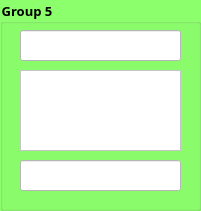
   <widget class="QGroupBox" name="groupBox_6">
    <property name="geometry">
     <rect>
      <x>1000</x>
      <y>20</y>
      <width>201</width>
      <height>211</height>
     </rect>
    </property>
    <property name="font">
     <font>
      <family>Mongolian Baiti</family>
      <pointsize>10</pointsize>
      <weight>75</weight>
      <bold>true</bold>
     </font>
    </property>
    <property name="styleSheet">
     <string notr="true">background-color: rgb(140, 255, 108);</string>
    </property>
    <property name="title">
     <string>Group 5</string>
    </property>
    <widget class="QLineEdit" name="lineEdit_17">
     <property name="geometry">
      <rect>
       <x>20</x>
       <y>30</y>
       <width>161</width>
       <height>31</height>
      </rect>
     </property>
     <property name="styleSheet">
      <string notr="true">background-color: rgb(255, 255, 255);</string>
     </property>
    </widget>
    <widget class="QTextEdit" name="textEdit_9">
     <property name="geometry">
      <rect>
       <x>20</x>
       <y>70</y>
       <width>161</width>
       <height>81</height>
      </rect>
     </property>
     <property name="styleSheet">
      <string notr="true">background-color: rgb(255, 255, 255);</string>
     </property>
     <property name="html">
      <string>&lt;!DOCTYPE HTML PUBLIC &quot;-//W3C//DTD HTML 4.0//EN&quot; &quot;http://www.w3.org/TR/REC-html40/strict.dtd&quot;&gt;
&lt;html&gt;&lt;head&gt;&lt;meta name=&quot;qrichtext&quot; content=&quot;1&quot; /&gt;&lt;style type=&quot;text/css&quot;&gt;
p, li { white-space: pre-wrap; }
&lt;/style&gt;&lt;/head&gt;&lt;body style=&quot; font-family:'MS Shell Dlg 2'; font-size:7.8pt; font-weight:400; font-style:normal;&quot;&gt;
&lt;p style=&quot;-qt-paragraph-type:empty; margin-top:0px; margin-bottom:0px; margin-left:0px; margin-right:0px; -qt-block-indent:0; text-indent:0px;&quot;&gt;&lt;br /&gt;&lt;/p&gt;&lt;/body&gt;&lt;/html&gt;</string>
     </property>
    </widget>
    <widget class="QLineEdit" name="lineEdit_18">
     <property name="geometry">
      <rect>
       <x>20</x>
       <y>160</y>
       <width>161</width>
       <height>31</height>
      </rect>
     </property>
     <property name="styleSheet">
      <string notr="true">background-color: rgb(255, 255, 255);</string>
     </property>
     <property name="alignment">
      <set>Qt::AlignCenter</set>
     </property>
    </widget>
   </widget>
